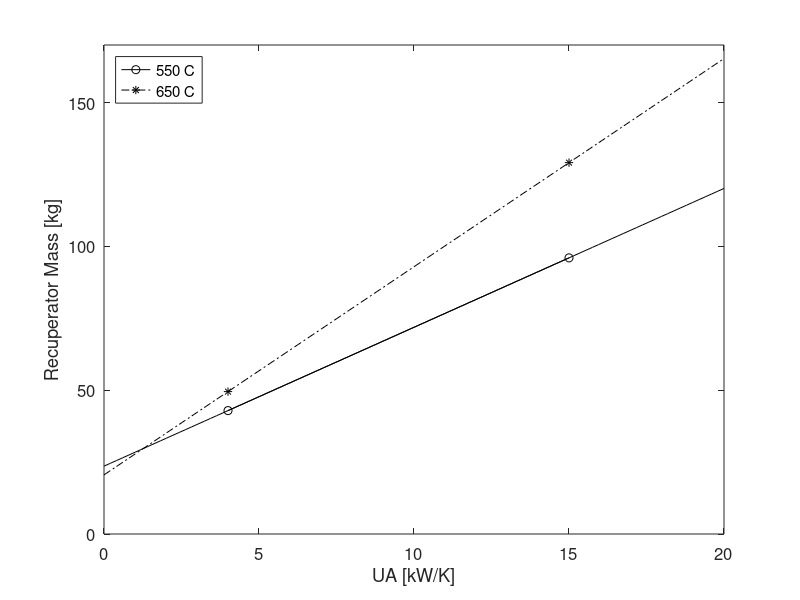
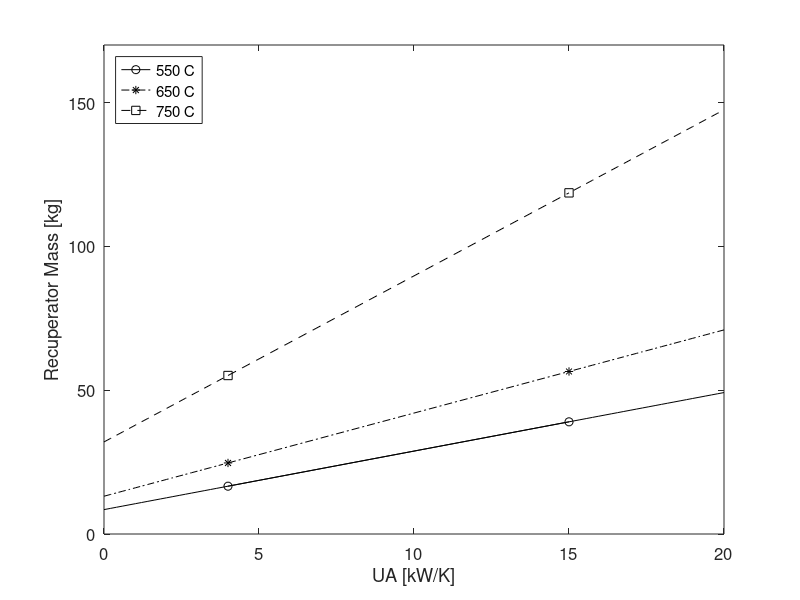

Source code (MATLAB) for these figures, in order:
%create plot for recuperator mass with respect to temperature for SS

set(0,'defaultAxesFontSize',12)

UA = [4,15];
UA_vec = linspace(0,20);
mass_550C = [42.9, 96];
mass_550Cline = 4.827272727*UA_vec+23.59090909;

mass_650C = [49.5, 129.1];
mass_650Cline = 7.236363636*UA_vec+20.55454545;

figure(1)
plot(UA,mass_550C,'-ok')
hold on
plot(UA,mass_650C,'-.*k')

plot(UA_vec,mass_550Cline,'-k')

mass_650Cline1 = mass_650Cline(UA_vec<4);
UA_vec1 = UA_vec(UA_vec<4);
mass_650Cline2 = mass_650Cline(UA_vec>15);
UA_vec2 = UA_vec(UA_vec>15);
plot(UA_vec1,mass_650Cline1,'-.k',UA_vec2,mass_650Cline2,'-.k')

xlim([0 20])
ylim([0 170])

legend('550 C','650 C','location','northwest')
xlabel('UA [kW/K]')
ylabel('Recuperator Mass [kg]')

%create plot for recuperator mass with respect to temperature for SS

UA = [4,15];
UA_vec = linspace(0,20);
mass_550C = [16.62, 39];
mass_550Cline = 2.034545455*UA_vec+8.481818182;

mass_650C = [24.7, 56.5];
mass_650Cline = 2.890909091*UA_vec+13.13636364;

mass_750C = [55.1, 118.6];
mass_750Cline = 5.772727273*UA_vec+32.00909091;

figure(2)
plot(UA,mass_550C,'-ok')
hold on
plot(UA,mass_650C,'-.*k')
plot(UA,mass_750C,'--sk')

plot(UA_vec,mass_550Cline,'-k')

mass_650Cline1 = mass_650Cline(UA_vec<4);
UA_vec1 = UA_vec(UA_vec<4);
mass_650Cline2 = mass_650Cline(UA_vec>15);
UA_vec2 = UA_vec(UA_vec>15);
plot(UA_vec1,mass_650Cline1,'-.k',UA_vec2,mass_650Cline2,'-.k')

mass_750Cline1 = mass_750Cline(UA_vec<4);
mass_750Cline2 = mass_750Cline(UA_vec>15);
plot(UA_vec1,mass_750Cline1,'--k',UA_vec2,mass_750Cline2,'--k')

xlim([0 20])
ylim([0 170])

legend('550 C','650 C','750 C','location','northwest')
xlabel('UA [kW/K]')
ylabel('Recuperator Mass [kg]')